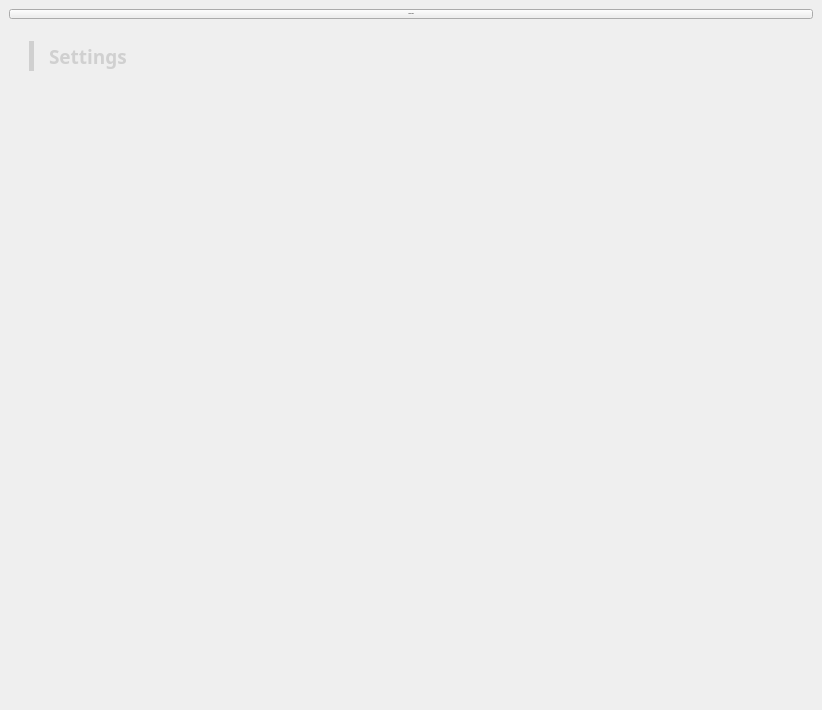
                 <widget class="QWidget" name="profile_page_scrollarea_contents">
                  <property name="geometry">
                   <rect>
                    <x>0</x>
                    <y>0</y>
                    <width>822</width>
                    <height>710</height>
                   </rect>
                  </property>
                  <layout class="QVBoxLayout" name="verticalLayout_15">
                   <property name="spacing">
                    <number>12</number>
                   </property>
                   <property name="leftMargin">
                    <number>9</number>
                   </property>
                   <property name="topMargin">
                    <number>9</number>
                   </property>
                   <property name="rightMargin">
                    <number>9</number>
                   </property>
                   <property name="bottomMargin">
                    <number>9</number>
                   </property>
                   <item>
                    <widget class="QPushButton" name="user_profile_button">
                     <property name="font">
                      <font>
                       <pointsize>-1</pointsize>
                      </font>
                     </property>
                     <property name="cursor">
                      <cursorShape>PointingHandCursor</cursorShape>
                     </property>
                     <property name="autoFillBackground">
                      <bool>false</bool>
                     </property>
                     <property name="text">
                      <string>  Profile Name</string>
                     </property>
                     <property name="icon">
                      <iconset resource="../resource.qrc">
                       <normaloff>:/resources/assets/images/person1NotActive.png</normaloff>:/resources/assets/images/person1NotActive.png</iconset>
                     </property>
                     <property name="iconSize">
                      <size>
                       <width>40</width>
                       <height>40</height>
                      </size>
                     </property>
                     <property name="checkable">
                      <bool>true</bool>
                     </property>
                     <property name="checked">
                      <bool>false</bool>
                     </property>
                     <property name="autoExclusive">
                      <bool>true</bool>
                     </property>
                     <property name="flat">
                      <bool>false</bool>
                     </property>
                    </widget>
                   </item>
                   <item>
                    <widget class="QWidget" name="profile_settings" native="true">
                     <layout class="QVBoxLayout" name="verticalLayout_19">
                      <property name="leftMargin">
                       <number>0</number>
                      </property>
                      <property name="topMargin">
                       <number>0</number>
                      </property>
                      <property name="rightMargin">
                       <number>0</number>
                      </property>
                      <property name="bottomMargin">
                       <number>0</number>
                      </property>
                      <item>
                       <widget class="QWidget" name="settings_heading" native="true">
                        <property name="minimumSize">
                         <size>
                          <width>0</width>
                          <height>50</height>
                         </size>
                        </property>
                        <widget class="QWidget" name="settings_label_before" native="true">
                         <property name="geometry">
                          <rect>
                           <x>20</x>
                           <y>10</y>
                           <width>5</width>
                           <height>30</height>
                          </rect>
                         </property>
                         <property name="styleSheet">
                          <string notr="true">background: #D0D0D0;</string>
                         </property>
                        </widget>
                        <widget class="QLabel" name="settings_label">
                         <property name="geometry">
                          <rect>
                           <x>40</x>
                           <y>10</y>
                           <width>91</width>
                           <height>31</height>
                          </rect>
                         </property>
                         <property name="font">
                          <font>
                           <family>Segoe UI Semibold</family>
                           <pointsize>14</pointsize>
                           <bold>true</bold>
                          </font>
                         </property>
                         <property name="styleSheet">
                          <string notr="true">border:none;
background: transparent;
color: #D0D0D0;</string>
                         </property>
                         <property name="text">
                          <string>Settings</string>
                         </property>
                        </widget>
                       </widget>
                      </item>
                      <item>
                       <widget class="QWidget" name="settings_contents" native="true">
                        <layout class="QVBoxLayout" name="verticalLayout_20">
                         <property name="spacing">
                          <number>0</number>
                         </property>
                         <property name="leftMargin">
                          <number>9</number>
                         </property>
                         <property name="topMargin">
                          <number>9</number>
                         </property>
                         <property name="rightMargin">
                          <number>9</number>
                         </property>
                         <property name="bottomMargin">
                          <number>9</number>
                         </property>
                        </layout>
                       </widget>
                      </item>
                     </layout>
                    </widget>
                   </item>
                   <item>
                    <spacer name="verticalSpacer_4">
                     <property name="orientation">
                      <enum>Qt::Vertical</enum>
                     </property>
                     <property name="sizeHint" stdset="0">
                      <size>
                       <width>20</width>
                       <height>40</height>
                      </size>
                     </property>
                    </spacer>
                   </item>
                  </layout>
                 </widget>
